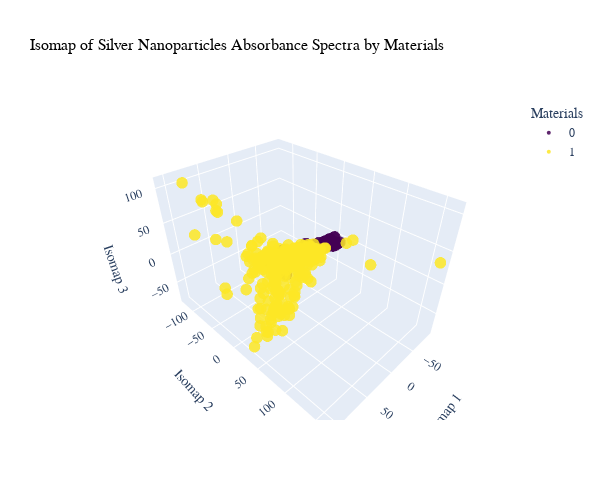

Notebook source saved alongside this figure:
### Code cell
X = train_df_New_5.iloc[:, :-4]
y = train_df_New_5['materials']
y_encoded = LabelEncoder().fit_transform(y)
X_scaled = StandardScaler().fit_transform(X)

isomap = Isomap(n_components=3)
X_isomap = isomap.fit_transform(X_scaled)

df = pd.DataFrame({
    'ISOMAP1': X_isomap[:, 0],
    'ISOMAP2': X_isomap[:, 1],
    'ISOMAP3': X_isomap[:, 2],
    'Materials': y_encoded
})

df['Materials'] = df['Materials'].astype(str)
classes = sorted(df['Materials'].unique())
colors = sample_colorscale('Viridis', np.linspace(0, 1, len(classes)))
color_map = {cls: color for cls, color in zip(classes, colors)}

fig = px.scatter_3d(
    df,
    x='ISOMAP1', y='ISOMAP2', z='ISOMAP3',
    color='Materials',
    color_discrete_map=color_map,
    title='Isomap of Silver Nanoparticles Absorbance Spectra by Materials',
    labels={'ISOMAP1': 'Isomap 1', 'ISOMAP2': 'Isomap 2', 'ISOMAP3': 'Isomap 3'},
    width=600,
    height=500
)
fig.update_traces(marker=dict(size=4, opacity=0.85))
fig.update_layout(
    title_font=dict(size=16, family='Times New Roman', color='black'),
    font=dict(size=12, family='Times New Roman')
)
fig.show()

### Figure 1 — Plotly figure (JSON) as saved in the notebook; plotly's stock layout.template omitted (floating-point values rounded to 4 significant figures; data arrays with more than 128 entries replaced by an {"elided": "..."} marker saying what was removed)
{"data": [{"hovertemplate": "Materials=0<br>Isomap 1=%{x}<br>Isomap 2=%{y}<br>Isomap 3=%{z}<extra></extra>", "legendgroup": "0", "marker": {"color": "rgb(68, 1, 84)", "opacity": 0.85, "size": 4, "symbol": "circle"}, "mode": "markers", "name": "0", "scene": "scene", "showlegend": true, "type": "scatter3d", "x": {"elided": "178 float values"}, "y": {"elided": "178 float values"}, "z": {"elided": "178 float values"}}, {"hovertemplate": "Materials=1<br>Isomap 1=%{x}<br>Isomap 2=%{y}<br>Isomap 3=%{z}<extra></extra>", "legendgroup": "1", "marker": {"color": "rgb(253, 231, 37)", "opacity": 0.85, "size": 4, "symbol": "circle"}, "mode": "markers", "name": "1", "scene": "scene", "showlegend": true, "type": "scatter3d", "x": {"elided": "392 float values"}, "y": {"elided": "392 float values"}, "z": {"elided": "392 float values"}}], "layout": {"font": {"family": "Times New Roman", "size": 12}, "height": 500, "legend": {"title": {"text": "Materials"}, "tracegroupgap": 0}, "scene": {"domain": {"x": [0, 1], "y": [0, 1]}, "xaxis": {"title": {"text": "Isomap 1"}}, "yaxis": {"title": {"text": "Isomap 2"}}, "zaxis": {"title": {"text": "Isomap 3"}}}, "title": {"font": {"color": "black", "family": "Times New Roman", "size": 16}, "text": "Isomap of Silver Nanoparticles Absorbance Spectra by Materials"}, "width": 600}}
